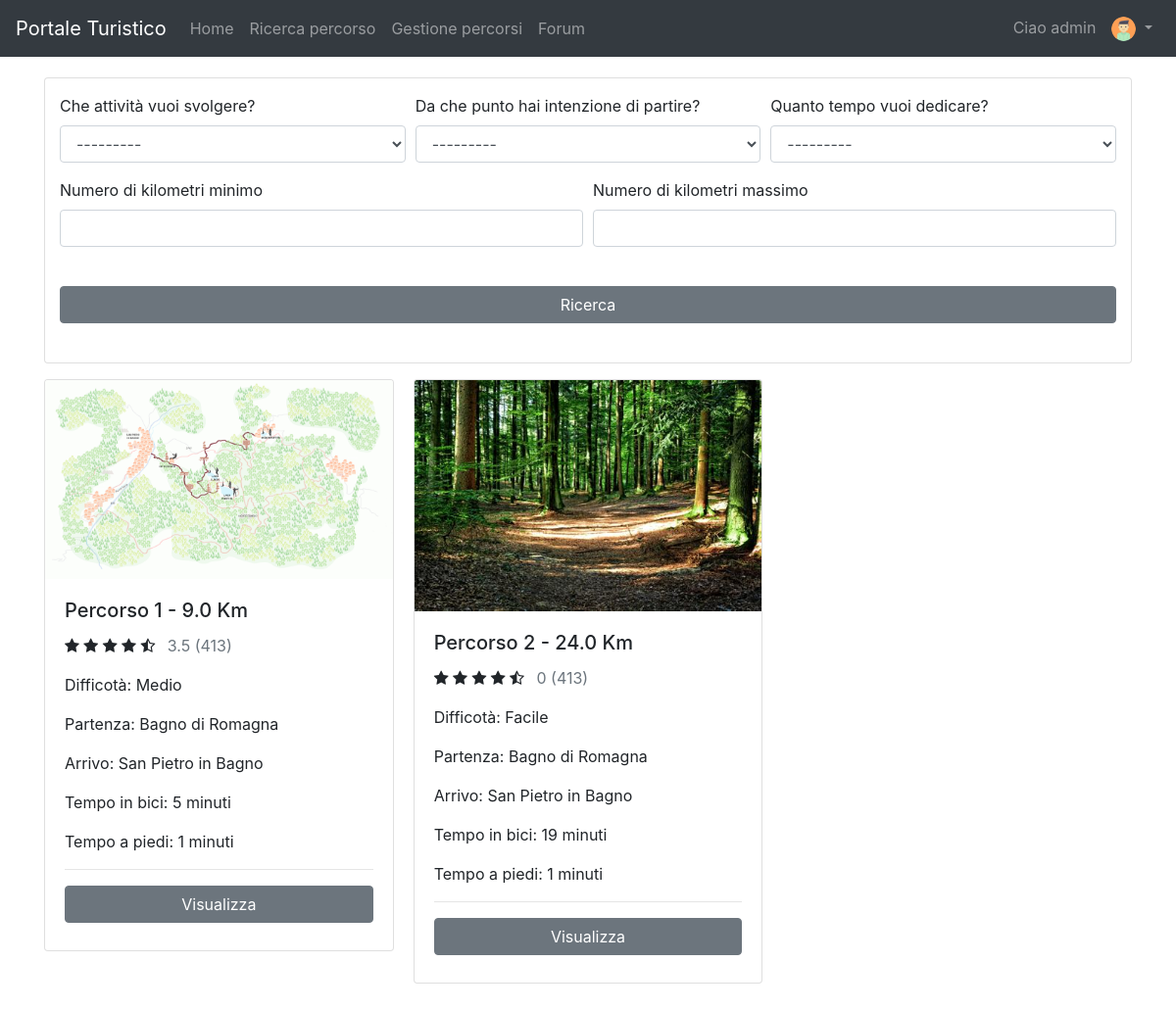
The app's page /path/search/ (signed in) with its own data.
### userManagement/models.py (models this page shows)
class Profile(models.Model):
    user = models.OneToOneField(User, on_delete=models.CASCADE, related_name='profile')
    avatar = models.ImageField(blank=True, default=static_avatar_path(), upload_to=user_directory_path)
    email = models.EmailField(blank=False, unique=True, default='user_{0}@default.com'.format(User.pk))

### pathManagement/models.py (models this page shows, shortened)
class Path(models.Model):
    activityChoices = (
        ('relax', 'Relax'),
        ('didattica', 'Didattica'),
        ('esplorazione', 'Esplorazione'),
        ('escursionismo', 'Escursionismo'),
    )
    locationChoices = (
        ('bagnodiromagna', 'Bagno di Romagna'),
        ('sanpietroinbagno', 'San Pietro in Bagno'),
        ('acquapartita', 'Acquapartita'),
        ('laghi', 'Laghi'),
        ('alfero', 'Alfero'),
    )
    difficultyChoices = (
        ('facile', 'Facile'),
        ('medio', 'Medio'),
        ('difficile', 'Difficile'),
    )
    contextChoices = (
        ('collinare', 'Collinare'),
        ('urbano', 'Urbano'),
        ('fluviale', 'Fluviale'),
        ('boschivo', 'Boschivo'),
        ('laghi', 'Laghi'),
    )
    transportChoices = (
        ('automobile', 'Automobile'),
        ('bicidacittà', 'Bici da città'),
        ('piedi', 'Piedi'),
        ('mountainbike', 'Mountain bike'),
    )
    audienceChoices = (
        ('famiglia', 'Famiglia'),
        ('gruppi', 'Gruppi'),
        ('coppie', 'Coppie'),
        ('mobilitàridotta', 'Mobilità ridotta'),
        ('escursionisti', 'Escursionisti'),
        ('sportivi', 'Sportivi'),
    )
    id = models.PositiveIntegerField(primary_key=True)
    activity = models.CharField(max_length=30, choices=activityChoices)
    start = models.CharField(max_length=30, choices=locationChoices)
    end = models.CharField(max_length=30, choices=locationChoices)
    gradient = models.IntegerField()
    walkTime = models.PositiveIntegerField()
    bikeTime = models.PositiveIntegerField(blank=True, default=0)
    carriageablePath = models.FloatField(blank=True, default=0, validators=[MinValueValidator(0)])
    nonCarriageablePath = models.FloatField(blank=True, default=0, validators=[MinValueValidator(0)])
    totalKilometers = models.FloatField(editable=False, blank=True, default='0')
    difficulty = MultiSelectField(choices=difficultyChoices)
    difficultyImage = models.ImageField(blank=False, upload_to=user_directory_path)
    context = MultiSelectField(choices=contextChoices)
    contextImage = models.ImageField(blank=False, upload_to=user_directory_path)
    transport = MultiSelectField(choices=transportChoices)
    transportImage = models.ImageField(blank=False, upload_to=user_directory_path)
    audience = MultiSelectField(choices=audienceChoices)
    audienceImage = models.ImageField(blank=False, upload_to=user_directory_path)
    path = models.ImageField(blank=False, upload_to=user_directory_path)
    cover = models.ImageField(blank=False, upload_to=user_directory_path)

### pathManagement/views.py (the view)
# urls.py: path('search/', searchPath, name='searchPath'),
def searchPath(request):
    km_max = request.GET.get('km_max')
    km_min = request.GET.get('km_min')
    path_list = Path.objects.all()
    if km_max and float(km_max) <= 0:
        messages.error(request, "Valore di km massimo non accettato")
        path_list = Path.objects.none()
    if km_min and float(km_min) <= 0:
        messages.error(request, "Valore di km minimoadd icon  non accettato")
        path_list = Path.objects.none()
    if km_min and km_max:
        if float(km_min) > float(km_max):
            messages.error(request, "Il kilometri minimi non possono essere maggiori dei kilometri massimi!")
            path_list = Path.objects.none()
    path_filter = PathFilter(request.GET, queryset=path_list)
    review = {}
    for path in path_filter.qs:
        review[path.pk] = 0
        val = Review.objects.filter(path=path).values('valuation')
        iteration = val.count()
        for i in val:
            review[path.pk] = review[path.pk] + i['valuation'] / iteration
    return render(request, 'searchPath.html', {'filter': path_filter, 'review': review})

### pathManagement/templates/searchPath.html (shortened to what this page needs)
{% extends 'base.html' %}
{% load crispy_forms_tags %}
{% block slideshow %}
    <div class="container py-4">
        <div class="card py-3">
            <div class="col-md-12">
                <form method="get">
                    <div class="form-row">
                        <div class="form-group col-md mb-0">
                            {{ filter.form.activity|as_crispy_field }}
                        </div>
                        <div class="form-group col-md mb-0">
                            {{ filter.form.start|as_crispy_field }}
                        </div>
                        <div class="form-group col-md mb-0">
                            {{ filter.form.end_time|as_crispy_field }}
                        </div>
                    </div>
                    <div class="form-row">
                        <div class="form-group col-md mb-0">
                            {{ filter.form.km_min|as_crispy_field }}
                        </div>
                        <div class="form-group col-md mb-0">
                            {{ filter.form.km_max|as_crispy_field }}
                        </div>
                    </div>
                    <button class="btn btn-secondary btn-rounded btn-block my-4 z-depth-0" type="submit">
                        Ricerca
                    </button>
                </form>
            </div>
        </div>
        <div class="card-columns py-3">
            {% for path in filter.qs %}
                <div class="card">
                    <img class="bd-placeholder-img card-img-top"
                         src="{{ path.cover.url }}" aria-label="Placeholder: Image cap"
                         preserveAspectRatio="xMidYMid slice" role="img">
                    <rect width="100%" height="100%" fill="#868e96"/>
                    <div class="card-body">
                        <h5 class="card-title">Percorso {{ path.id }} - {{ path.totalKilometers }} Km</h5>
                        <ul class="list-unstyled list-inline rating mb-0">
                            <li class="list-inline-item mr-0"><i class="fa fa-star amber-text"> </i></li>
                            <li class="list-inline-item mr-0"><i class="fa fa-star amber-text"></i></li>
                            <li class="list-inline-item mr-0"><i class="fa fa-star amber-text"></i></li>
                            <li class="list-inline-item mr-0"><i class="fa fa-star amber-text"></i></li>
                            <li class="list-inline-item"><i class="fa fa-star-half-o" aria-hidden="true"></i></li>
                            <li class="list-inline-item"><p class="text-muted">
                                {% for key,value in review.items %}
                                    {% if key == path.id %}
                                        {{ value }}
                                    {% endif %}
                                {% endfor %} (413)</p></li>
                        </ul>
                        <p>Difficotà: {{ path.difficulty }}</p>
                        <p>Partenza: {{ path.get_start_display }}</p>
                        <p>Arrivo: {{ path.get_end_display }}</p>
                        <p>Tempo in bici: {{ path.bikeTime }} minuti</p>
                        <p>Tempo a piedi: {{ path.walkTime }} minuti</p>
                        <hr/>
                        <button class="btn btn-secondary btn-rounded btn-block my-2 z-depth-0" type="submit">
                            Visualizza
                        </button>
                    </div>
                </div>
            {% endfor %}
        </div>
    </div>
{% endblock %}

### templates/base.html (shortened to what this page needs)
{% load static %}
<!doctype html>
<html lang="en">
<head>
    <link rel="stylesheet" href="https://stackpath.bootstrapcdn.com/bootstrap/4.5.0/css/bootstrap.min.css"
>
    <link rel="stylesheet" href="https://cdnjs.cloudflare.com/ajax/libs/font-awesome/4.7.0/css/font-awesome.min.css">
    <link rel="stylesheet" href="{% static 'css/style.css' %}">
</head>
<body>
<header>
    <nav class="navbar navbar-expand-md navbar-dark fixed-top bg-dark">
        <a class="navbar-brand" href="{% url 'homepage' %}">Portale Turistico</a>
        <div class="collapse navbar-collapse" id="navbarNav">
            <ul class="navbar-nav">
                <li class="nav-item">
                    <a class="nav-link" href="{% url 'homepage' %}">Home <span class="sr-only">(current)</span></a>
                </li>
                <li class="nav-item">
                    <a class="nav-link" href="{% url 'searchPath' %}">Ricerca percorso</a>
                </li>
                {% if request.user.is_staff %}
                    <li class="nav-item">
                        <a class="nav-link" href="{% url 'showPath' %}">Gestione percorsi</a>
                    </li>
                {% endif %}
                <li class="nav-item">
                    <a class="nav-link" href="#">Forum</a>
                </li>
            </ul>
            {% if not user.is_authenticated %}
                <ul class="navbar-nav ml-auto">
                    <li class="nav-item">
                        <a class="nav-link" href="{% url 'login' %}">Accedi</a>
                    </li>
                    <li class="nav-item">
                        <a class="nav-link" href="{% url 'registration' %}">Registrati</a>
                    </li>
                </ul>
            {% else %}
                <ul class="navbar-nav ml-auto">
                    <li class="nav-link">Ciao {{ user.username }} </li>
                    <li class="nav-item dropdown">
                        <a class="nav-link dropdown-toggle" href="#" id="navbarDropdown" role="button"
                           data-toggle="dropdown" aria-haspopup="true" aria-expanded="false">
                            <img class="rounded-circle" width="25" height="25" src="{{ user.profile.avatar.url }}">
                        </a>
                    </li>
                </ul>
            {% endif %}
        </div>
    </nav>
    {% block slideshow %}{% endblock %}
</header>
<main class="py-5">
</main>
</body>
</html>

### static/css/style.css (style rules this page uses)
body { padding-top: 55px; height: 100%; position: relative; }
html, header, .view { height: 100%; }
@media (min-width: 576px) { .card-columns { column-count: 2; } }
@media (min-width: 768px) { .card-columns { column-count: 2; } }
@media (min-width: 992px) { .card-columns { column-count: 3; } }
@media (min-width: 1200px) { .card-columns { column-count: 3; } }

### records on screen
Path: cover (picture), id "1", totalKilometers "9.0", review "3.5", difficulty "Medio", start "Bagno di Romagna", end "San Pietro in Bagno", bikeTime "5", walkTime "1"
Path: cover (picture), id "2", totalKilometers "24.0", review "0", difficulty "Facile", start "Bagno di Romagna", end "San Pietro in Bagno", bikeTime "19", walkTime "1"

### other values on screen
{{ user.username }} "admin"
